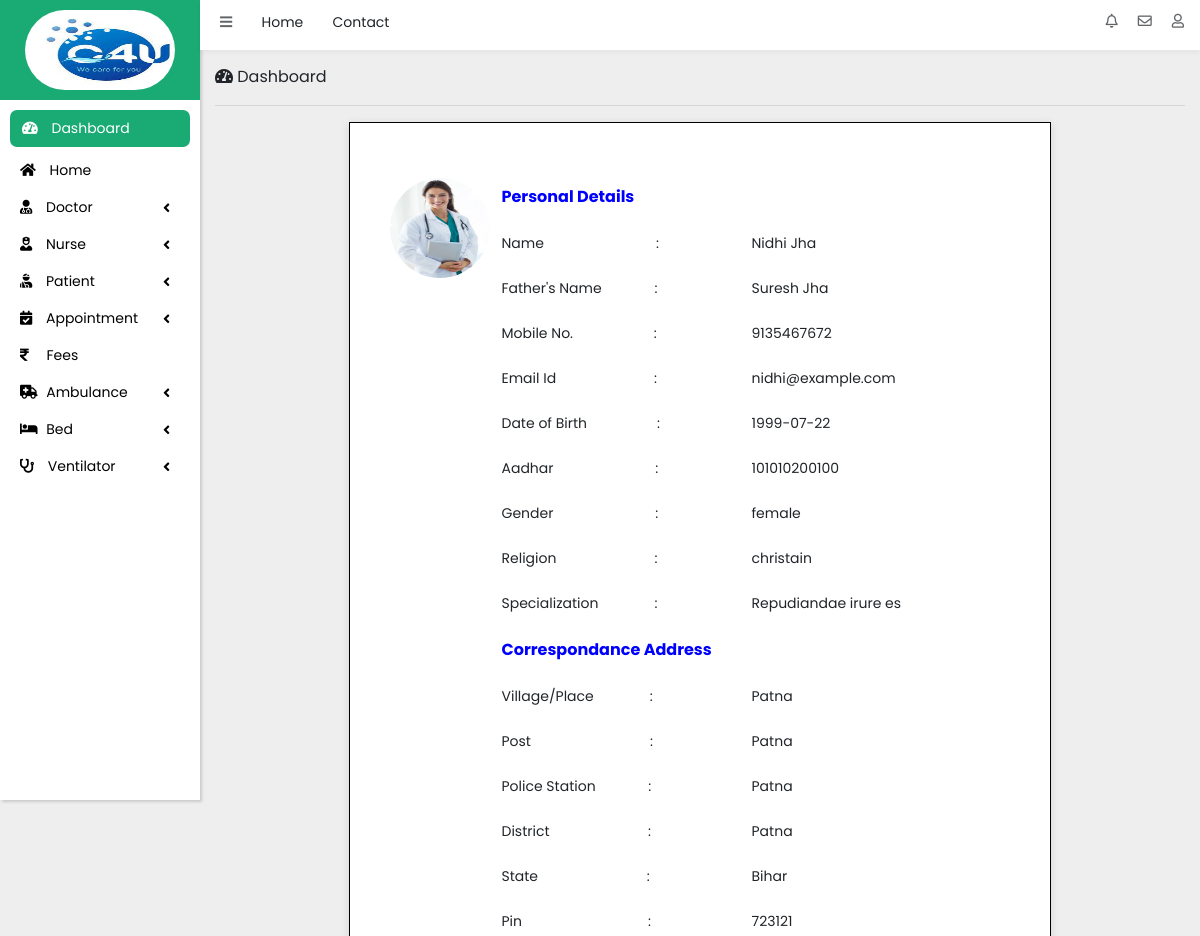
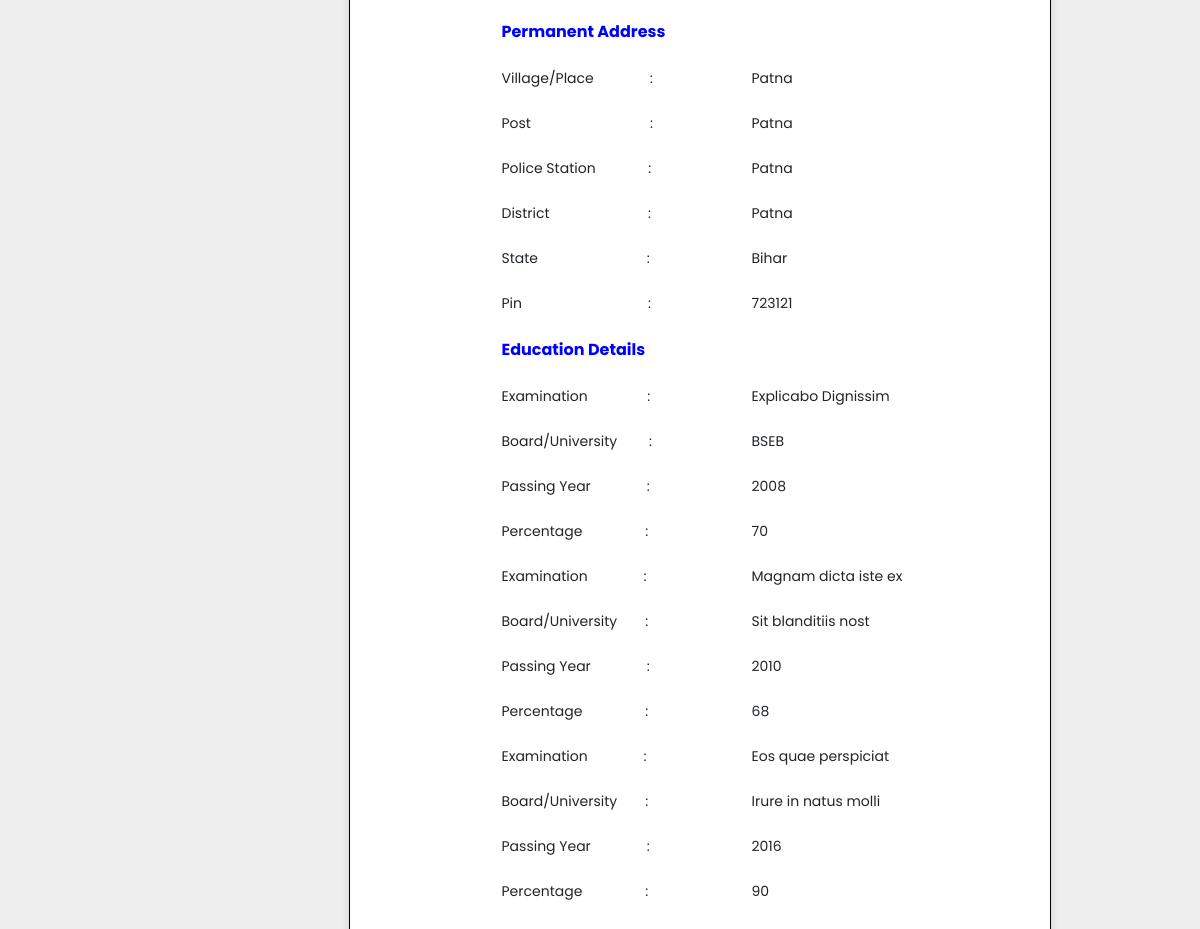
Page /Admin/showallNurse.php?id=1 (signed in) on the committed database (2 pictures, top to bottom).
### tables this page shows
CREATE TABLE `add_nurse` (
  `id` int(11) NOT NULL,
  `name` varchar(50) NOT NULL,
  `fname` varchar(50) NOT NULL,
  `phone` bigint(10) NOT NULL,
  `mail` varchar(50) NOT NULL,
  `dob` date NOT NULL,
  `adhar` bigint(12) NOT NULL,
  `gender` varchar(20) NOT NULL,
  `religion` varchar(20) NOT NULL,
  `specialization` varchar(50) NOT NULL,
  `vill` varchar(50) NOT NULL,
  `post` varchar(50) NOT NULL,
  `police` varchar(50) NOT NULL,
  `dist` varchar(50) NOT NULL,
  `state` varchar(50) NOT NULL,
  `pin` int(6) NOT NULL,
  `vill1` varchar(50) NOT NULL,
  `post1` varchar(50) NOT NULL,
  `police1` varchar(50) NOT NULL,
  `dist1` varchar(50) NOT NULL,
  `state1` varchar(50) NOT NULL,
  `pin1` int(6) NOT NULL,
  `course` varchar(50) NOT NULL,
  `board` varchar(50) NOT NULL,
  `pyear` varchar(10) NOT NULL,
  `per` varchar(10) NOT NULL,
  `course1` varchar(50) NOT NULL,
  `board1` varchar(50) NOT NULL,
  `pyear1` varchar(10) NOT NULL,
  `per1` varchar(10) NOT NULL,
  `course2` varchar(50) NOT NULL,
  `board2` varchar(50) NOT NULL,
  `pyear2` varchar(10) NOT NULL,
  `per2` varchar(10) NOT NULL,
  `image` varchar(100) NOT NULL
);

### Admin/showallNurse.php (the view, shortened to what this page needs)
<?php
    if(isset($_SESSION['user_id'])){
    include "include/header.php";
    include "include/sidebar.php";
    include "include/top-header.php";
?>
<div class="container-fluid">
    <div class="row">
        <div class="col-12 col-md-12">
            <div class="dashboard-title">
                <span><i class="fas fa-tachometer-alt"></i> Dashboard</span><hr>
            </div>
        </div>
    </div>
    <div class="row">
        <?php
            include "sql/config.php";
            $id = $_GET['id'];
            $sql = "SELECT *FROM add_nurse WHERE id = '$id'";
            $table = mysqli_query($conn, $sql);
            $row = mysqli_fetch_array($table);
        ?>
    <form>
        <div class="col-12 col-md-12">
            <div class="nurse-detail">
                <div class="row">
                    <div class="nurse-image">
                        <img src="sql/nurse_image/<?php echo $row['image']; ?>" alt="Nurse Image" height="200" width="200">
                    </div>
                    <div class="nurse-full-info">
                        <table class="table table-responsive">
                            <tr>
                                <th>Personal Details</th>
                            </tr>
                            <tr>
                                <td>Name&emsp;&emsp;&emsp;&emsp;&emsp;&emsp;&emsp;&emsp;:</td><td> <?php echo $row['name']; ?></td>
                            </tr>
                            <tr>
                                <td>Father's Name&emsp;&emsp;&emsp;&ensp;&nbsp;: </td><td> <?php echo $row['fname']; ?></td>
                            </tr>
                            <tr>
                                <td>Mobile No.&emsp;&emsp;&emsp;&emsp;&emsp;&ensp;&nbsp;: </td><td> <?php echo $row['phone']; ?></td>
                            </tr>
                            <tr>
                                <td>Email Id&emsp;&emsp;&emsp;&emsp;&emsp;&emsp;&emsp;: </td><td> <?php echo $row['mail']; ?></td>
                            </tr>
                            <tr>
                                <td>Date of Birth&emsp;&emsp;&emsp;&emsp;&ensp;&ensp;: </td><td> <?php echo $row['dob']; ?></td>
                            </tr>
                            <tr>
                                <td>Aadhar&emsp;&emsp;&emsp;&emsp;&emsp;&emsp;&emsp;&nbsp;: </td><td> <?php echo $row['adhar']; ?></td>
                            </tr>
                            <tr>
                                <td>Gender&emsp;&emsp;&emsp;&emsp;&emsp;&emsp;&emsp;&nbsp;: </td><td> <?php echo $row['gender']; ?></td>
                            </tr>
                            <tr>
                                <td>Religion&emsp;&emsp;&emsp;&emsp;&emsp;&emsp;&emsp;: </td><td> <?php echo $row['religion']; ?></td>
                            </tr>
                            <tr>
                                <td>Specialization&emsp;&emsp;&emsp;&emsp;: </td><td> <?php echo $row['specialization']; ?></td>
                            </tr>
                            <tr>
                                <th>Correspondance Address</th>
                            </tr>
                            <tr>
                                <td>Village/Place&emsp;&emsp;&emsp;&emsp;: </td><td> <?php echo $row['vill']; ?></td>
                            </tr>
                            <tr>
                                <td>Post&emsp;&emsp;&emsp;&emsp;&emsp;&emsp;&emsp;&emsp;&ensp;: </td><td> <?php echo $row['post']; ?></td>
                            </tr>
                            <tr>
                                <td>Police Station&emsp;&emsp;&emsp;&ensp;&nbsp;: </td><td> <?php echo $row['police']; ?></td>
                            </tr>
                            <tr>
                                <td>District&emsp;&emsp;&emsp;&emsp;&emsp;&emsp;&ensp;&nbsp;&nbsp;: </td><td> <?php echo $row['dist']; ?></td>
                            </tr>
                            <tr>
                                <td>State&emsp;&emsp;&emsp;&emsp;&emsp;&emsp;&emsp;&ensp;&nbsp;: </td><td> <?php echo $row['state']; ?></td>
                            </tr>
                            <tr>
                                <td>Pin&emsp;&emsp;&emsp;&emsp;&emsp;&emsp;&emsp;&emsp;&emsp;: </td><td> <?php echo $row['pin']; ?></td>
                            </tr>
                            <tr>
                                <th>Permanent Address</th>
                            </tr>
                            <tr>
                                <td>Village/Place&emsp;&emsp;&emsp;&emsp;: </td><td> <?php echo $row['vill1']; ?></td>
                            </tr>
                            <tr>
                                <td>Post&emsp;&emsp;&emsp;&emsp;&emsp;&emsp;&emsp;&emsp;&ensp;: </td><td> <?php echo $row['post1']; ?></td>
                            </tr>
                            <tr>
                                <td>Police Station&emsp;&emsp;&emsp;&ensp;&nbsp;: </td><td> <?php echo $row['police1']; ?></td>
                            </tr>
                            <tr>
                                <td>District&emsp;&emsp;&emsp;&emsp;&emsp;&emsp;&ensp;&nbsp;&nbsp;: </td><td> <?php echo $row['dist1']; ?></td>
                            </tr>
                            <tr>
                                <td>State&emsp;&emsp;&emsp;&emsp;&emsp;&emsp;&emsp;&ensp;&nbsp;: </td><td> <?php echo $row['state1']; ?></td>
                            </tr>
                            <tr>
                                <td>Pin&emsp;&emsp;&emsp;&emsp;&emsp;&emsp;&emsp;&emsp;&emsp;: </td><td> <?php echo $row['pin1']; ?></td>
                            </tr>
                            <tr>
                                <th>Education Details</th>
                            </tr>
                            <tr>
                                <td>Examination&emsp;&emsp;&emsp;&emsp;&nbsp;: </td><td> <?php echo $row['course']; ?></td>
                            </tr>
                            <tr>
                                <td>Board/University&emsp;&emsp;&nbsp;: </td><td> <?php echo $row['board']; ?></td>
                            </tr>
                            <tr>
                                <td>Passing Year&emsp;&emsp;&emsp;&emsp;: </td><td> <?php echo $row['pyear']; ?></td>
                            </tr>
                            <tr>
                                <td>Percentage&emsp;&emsp;&emsp;&emsp;&ensp;: </td><td> <?php echo $row['per']; ?></td>
                            </tr>
                            <tr>
                                <td>Examination&emsp;&emsp;&emsp;&emsp;: </td><td> <?php echo $row['course1']; ?></td>
                            </tr>
                            <tr>
                                <td>Board/University&emsp;&emsp;: </td><td> <?php echo $row['board1']; ?></td>
                            </tr>
                            <tr>
                                <td>Passing Year&emsp;&emsp;&emsp;&emsp;: </td><td> <?php echo $row['pyear1']; ?></td>
                            </tr>
                            <tr>
                                <td>Percentage&emsp;&emsp;&emsp;&emsp;&ensp;: </td><td> <?php echo $row['per1']; ?></td>
                            </tr>
                            <tr>
                                <td>Examination&emsp;&emsp;&emsp;&emsp;: </td><td> <?php echo $row['course2']; ?></td>
                            </tr>
                            <tr>
                                <td>Board/University&emsp;&emsp;: </td><td> <?php echo $row['board2']; ?></td>
                            </tr>
                            <tr>
                                <td>Passing Year&emsp;&emsp;&emsp;&emsp;: </td><td> <?php echo $row['pyear2']; ?></td>
                            </tr>
                            <tr>
                                <td>Percentage&emsp;&emsp;&emsp;&emsp;&ensp;: </td><td> <?php echo $row['per2']; ?></td>
                            </tr>
                        </table>
                    </div>
                </div>
            </div>
        </div>
    </form>
    </div>
</div>
<?php
    include "include/footer.php";
    }else{
        header("Location: loginPage.php");
    }
?>

### Admin/css/style.css (style rules this page uses)
body { margin: 0px; padding: 0px; background-color: #EEE; font-family: 'Poppins', sans-serif; }
.dashboard-title { padding-top: 15px; }

### Admin/css/showall.css (style rules this page uses)
body { margin: 0px; padding: 0px; }
form { margin: auto; }

### Admin/css/showallNurse.css (style rules this page uses)
body { margin: 0px; padding: 0px; }
form { margin: auto; }
.nurse-detail { height: auto; width: auto; box-shadow: rgba(99, 99, 99, 0.2) 0px 2px 8px 0px; background-color: #fff; padding: 50px; margin-bottom: 10px; border: 1px solid black; }
.nurse-detail .nurse-image { width: 15%; height: 100%; float: left; padding: 5px; }
.nurse-detail .nurse-image img { height: 100px; width: 100px; border-radius: 50%; }
.nurse-full-info { width: 85%; height: auto; float: left; padding: 0px 10px; }
.nurse-full-info table th { border-top: none; color: blue; }
.nurse-full-info table tr td { border-top: none; width: 250px; }

### Admin/css/showallPatient.css (style rules this page uses)
body { margin: 0px; padding: 0px; }
form { margin: auto; }

### Admin/css/newPatient_appointment.css (style rules this page uses)
body { margin: 0px; padding: 0px; }

### Admin/css/loginPage.css (style rules this page uses)
.bg-doc-image .log-in-text-admin table tr th, td { font-size: 14px; }

### rows in the picture
add_nurse: image (picture), name "Nidhi Jha", fname "Suresh Jha", phone "9135467672", mail "nidhi@example.com", dob "1999-07-22", adhar "101010200100", gender "female", religion "christain", specialization "Repudiandae irure es", vill "Patna", post "Patna", police "Patna", dist "Patna", state "Bihar", pin "723121", vill1 "Patna", post1 "Patna", police1 "Patna", dist1 "Patna", state1 "Bihar", pin1 "723121", course "Explicabo Dignissim", board "BSEB", pyear "2008", per "70", course1 "Magnam dicta iste ex", board1 "Sit blanditiis nost", pyear1 "2010", per1 "68", course2 "Eos quae perspiciat", board2 "Irure in natus molli", pyear2 "2016", per2 "90"
